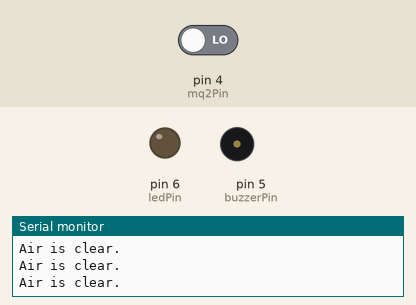
The sketch below on a simulated Arduino Uno, built with avr-gcc and run on an emulated ATmega328P. Parts: output pins drawn as LEDs (lit = HIGH), buzzer (waves = sounding, pin HIGH), the last lines printed to the serial monitor. Dashed ring = blinking. The inputs (shaded band) are chosen by the test bench; at power-on: pin 4 (mq2Pin) LOW.

Above: at 4.2 s.
4.3 s: pin 4 (mq2Pin) driven HIGH
At 4.6 s:
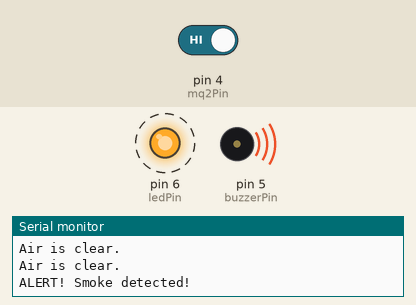
7.3 s: pin 4 (mq2Pin) driven LOW
At 8.7 s:
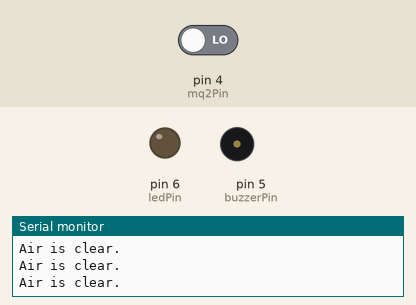
Timing chart, 0 to 10.3 s (numbered marks = the images above; inputs shaded):
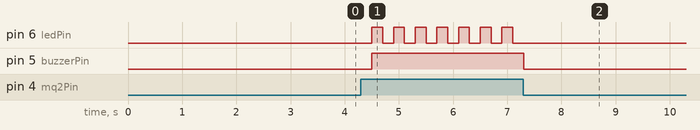

Measured:
- after the input at 4.3 s, pin 6 (ledPin): alternates HIGH for 0.20 s and LOW for 0.20 s, starting after 0.20 s; pin 5 (buzzerPin): LOW → HIGH after 0.20 s
- after the input at 7.3 s, pin 6 (ledPin): stops changing and stays LOW; pin 5 (buzzerPin): HIGH → LOW at once

The sketch:

SmokeAndGasDetector.ino
```cpp
// Define the pin connections
const int mq2Pin = 4;
const int buzzerPin = 5;
const int ledPin = 6;

void setup() {
  // Initialize serial communication for debugging in the Serial Monitor
  Serial.begin(9600);

  // Set pin modes
  pinMode(mq2Pin, INPUT);
  pinMode(buzzerPin, OUTPUT);
  pinMode(ledPin, OUTPUT);

  // Ensure buzzer and LED are initially off
  digitalWrite(buzzerPin, LOW);
  digitalWrite(ledPin, LOW);

  Serial.println("MQ2 Sensor Warming Up...");
  delay(3000); // Give the sensor a brief moment to stabilize
  Serial.println("System Ready.");
}

void loop() {
  // Read the digital signal from the MQ2 sensor
  int smokeState = digitalRead(mq2Pin);

  // Check if smoke is detected
  // NOTE: If your sensor works backwards (detects smoke but turns off),
  // change 'HIGH' to 'LOW' in the line below.
  if (smokeState == HIGH) {
    Serial.println("ALERT! Smoke detected!");

    // Turn on the buzzer
    digitalWrite(buzzerPin, HIGH);

    // Blink the LED
    digitalWrite(ledPin, HIGH);
    delay(200); // LED ON for 200 milliseconds
    digitalWrite(ledPin, LOW);
    delay(200); // LED OFF for 200 milliseconds

  } else {
    // No smoke detected
    Serial.println("Air is clear.");

    // Turn off buzzer and LED
    digitalWrite(buzzerPin, LOW);
    digitalWrite(ledPin, LOW);

    // Add a short delay to prevent flooding the Serial Monitor
    delay(500);
  }
}
```
